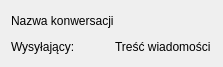
<?xml version="1.0" encoding="UTF-8"?>
<ui version="4.0">
 <class>konwersacjaWidget</class>
 <widget class="QWidget" name="konwersacjaWidget">
  <property name="geometry">
   <rect>
    <x>0</x>
    <y>0</y>
    <width>223</width>
    <height>67</height>
   </rect>
  </property>
  <property name="windowTitle">
   <string>Form</string>
  </property>
  <layout class="QVBoxLayout" name="verticalLayout">
   <item>
    <widget class="QLabel" name="nazwaKonwersacji_label">
     <property name="text">
      <string>Nazwa konwersacji</string>
     </property>
    </widget>
   </item>
   <item>
    <layout class="QHBoxLayout" name="horizontalLayout">
     <item>
      <widget class="QLabel" name="wysylajacy_label">
       <property name="text">
        <string>Wysyłający:</string>
       </property>
      </widget>
     </item>
     <item>
      <widget class="QLabel" name="trescWiadomosci_label">
       <property name="text">
        <string>Treść wiadomości</string>
       </property>
      </widget>
     </item>
    </layout>
   </item>
  </layout>
 </widget>
 <resources/>
 <connections/>
</ui>
